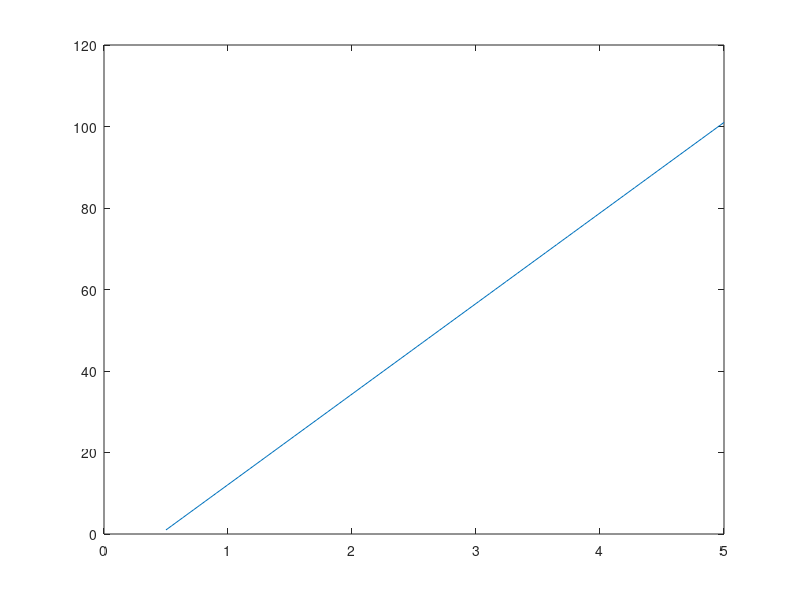

The MATLAB script that drew this image:
k = 0.5;
l = 5;
q = 0.045;
X = k:q:l;
Y = k:q:l;
size = 100;
gradient = size/(l-k);
intersect = 1 - k*gradient;
y = int16(gradient*X+ intersect);
plot(X,y)